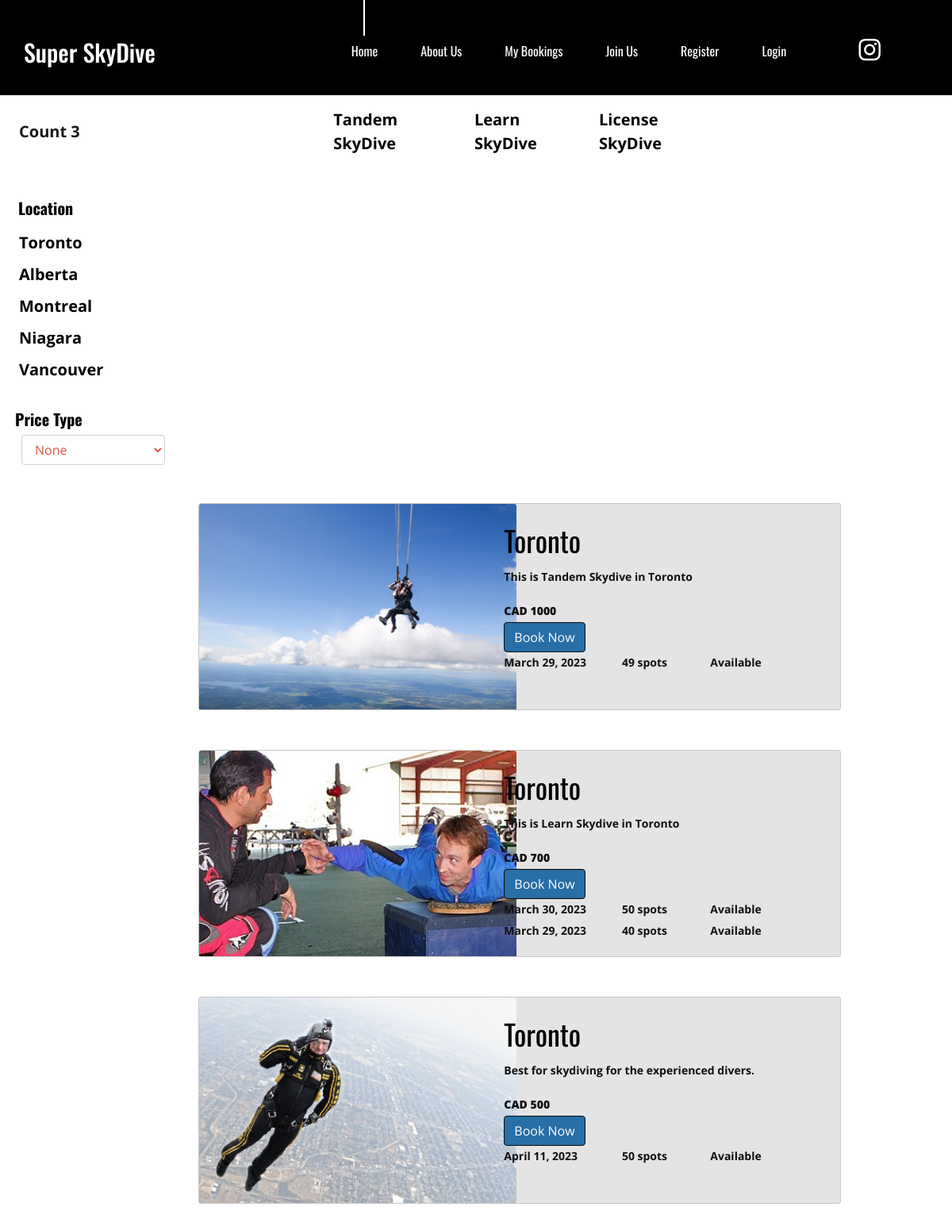
Screenshot of /skydive/search/Toronto with the database file from the repository.
### skydive/models.py (models this page shows, shortened)
class Destination(models.Model):
    id = models.IntegerField(primary_key=True)
    province = models.CharField(max_length=20)
    img = models.ImageField(upload_to='pics')
    number = models.IntegerField(default=50)

class Destination_desc(models.Model):
    dest_id = models.AutoField(primary_key=True)
    province = models.CharField(max_length=20)
    price = models.IntegerField(default=2000)
    rating = models.IntegerField(default=5)
    desc = models.TextField()
    img_destin = models.ImageField(upload_to='pics')
    type_skydive = models.CharField(max_length=50, choices=SKYDIVE_TYPE)
    curr = models.CharField(max_length=10, choices=CURR_TYPE, default='cad')

class Reservation(models.Model):
    date_available = models.DateField(null=False, blank=False)
    spots_total = models.IntegerField(null=True, default=50)
    spots_free = models.IntegerField(null=True, default=50)
    destination = models.ForeignKey(Destination, related_name="destin", on_delete=models.CASCADE)
    type_skydive = models.CharField(max_length=50, choices=SKYDIVE_TYPE, default='tandemskydive')

### skydive/views.py (the view)
# urls.py: path('skydive/search/<str:destination>', views.search_loc, name='search_loc'),
def search_loc(request, destination):
    loc_desc_list = Destination_desc.objects.filter(province=destination)
    loc_list = Destination.objects.all()
    available_list = Reservation.objects.filter(destination__province=destination)
    return render(request, 'skydive/search.html', {'loc_desc_list': loc_desc_list, 'loc_list': loc_list,
                                                   'available_list': available_list, 'search_item': 'province'})

### skydive/templates/skydive/search.html (shortened to what this page needs)
    {% load static %}
    <!DOCTYPE html>
    <html lang="en">
    <head>
        <link rel="stylesheet" type="text/css" href="{% static 'styles/custom.css' %}">
        <link rel="stylesheet" type="text/css" href="{% static 'styles/bootstrap4/bootstrap.min.css' %}">
        <link href="{% static 'plugins/font-awesome-4.7.0/css/font-awesome.min.css' %}" rel="stylesheet" type="text/css">
        <link rel="stylesheet" type="text/css" href="{% static 'plugins/OwlCarousel2-2.2.1/owl.carousel.css' %}">
        <link rel="stylesheet" type="text/css" href="{% static 'plugins/OwlCarousel2-2.2.1/owl.theme.default.css' %}">
        <link rel="stylesheet" type="text/css" href="{% static 'plugins/OwlCarousel2-2.2.1/animate.css' %}">
        <link rel="stylesheet" type="text/css" href="{% static 'styles/main_styles.css' %}">
        <link rel="stylesheet" type="text/css" href="{% static 'styles/search.css' %}">
    </head>
    <body>
<header class="header">
		<div class="container">
			<div class="row">
				<div class="col">
					<div class="header_content d-flex flex-row align-items-center justify-content-start">
						<div class="header_content_inner d-flex flex-row align-items-end justify-content-start">
							<div class="logo"><a href="">Super SkyDive</a></div>
							<nav class="main_nav">
								<ul class="d-flex flex-row align-items-start justify-content-start">
									<li class="active"><a href="">Home</a></li>
									<li><a href="{%url 'skydive:about'  %}">About Us</a></li>
									<li><a href="{%url 'skydive:mybookings'  %}">My Bookings</a></li>
									<li><a href="{%url 'skydive:joinus'  %}">Join Us</a></li>
									{% if user.is_authenticated %}
										<li><a href="{%url 'skydive:logout'  %}">Logout</a></li>
									{% else %}
										<li><a href="{%url 'skydive:register'  %}">Register</a></li>
										<li><a href="{%url 'skydive:login'  %}">Login</a></li>
									{% endif %}
								</ul>
							</nav>
							{% if user.is_authenticated %}
								<div class="header_phone ml-auto">Welcome, {{user.username }}</div>
							{% else %}
								<div class="header_phone ml-auto">
									<a style="color: white; font-size:xx-large;" href="https://www.instagram.com/skydiving_gear_canada/?igshid=YmMyMTA2M2Y%3D" target="_blank">
										<i class="fa fa-instagram" aria-hidden="false"></i>
									</a>
								</div>
							{% endif %}
						</div>
					</div>
				</div>
			</div>
		</div>
	</header>
<div style="margin-top: 115px">
     <nav class="navbar navbar-expand-sm navbar-light bg-white border-bottom">
        <a class="navbar-brand ml-2 font-weight-bold" href="#">Count {{ loc_desc_list.count }} </a>
        <div class="collapse navbar-collapse" id="navbarColor" style="padding-right: 280px" >
            <ul class="navbar-nav">
                <li class="nav-item"><a class="nav-link" href="{% url 'skydive:type_skydive' 'tandemskydive' 1 %}">Tandem SkyDive</a> </li>
                <li class="nav-item"><a class="nav-link" href="{% url 'skydive:type_skydive' 'learnskydive' 2 %}">Learn SkyDive</a> </li>
                <li class="nav-item"><a class="nav-link" href="{% url 'skydive:type_skydive' 'licenseskydive' 3 %}">License SkyDive</a> </li>
            </ul>
        </div>
    </nav>
</div>
    <section id="sidebar">
        <div>
            <h6 class="p-1 border-bottom" style="font-size: 20px;font-weight: bold">Location</h6>
            {% for loc in loc_list %}
            <ul>
                <li><a href="{% url 'skydive:search_loc' loc.province %}">{{ loc.province }}</a></li>
            </ul>
            {% endfor %}
        </div>
        <div>
            <h6 style="font-size: 20px;font-weight: bold;padding-top: 30px">Price Type</h6>
            <form action="{% url 'skydive:search' %}" class="ml-md-2" method="GET">
                <select name="price" class="form-control" style="width: 85%" onchange="this.form.submit()" >
                    <option value="1">None</option>
               </select>
            </form>
        </div>
    </section>
    <div id="products">
    <div class="container mt-5">
        {% for loc_desc in loc_desc_list %}
          <div class="card mt-4" style="margin-bottom: 50px">
               <div class="row">
                     <div class="col-md-4">
                          <img src={{ loc_desc.img_destin.url }} class="card-img-top">
                     </div>
                     <div class="col-md-8">
                        <div class="card-body" style="padding-left: 105px">
                            <h3 class="card-title mt-3"> {{ loc_desc.province }}</h3>
                            <p>{{ loc_desc.desc }} </p>
                            <p><b>{{ loc_desc.curr| upper }} {{ loc_desc.price }}</b></p>
                            <a href="{% url 'skydive:booking' loc_desc.dest_id %}"><button class="btn btn-success">Book Now</button></a>
                         {% for avail in available_list %}
                            {% if search_item == 'province' %}
                            <div class="row">
                            {% if loc_desc.type_skydive == avail.type_skydive %}
                                 <div class="col-4">
                                     <p>{{ avail.date_available }} </p>
                                 </div>
                                <div class="col-3">
                                     <p>{{ avail.spots_free }} spots </p>
                                </div>
                                {% if avail.spots_free > 0 %}
                                    <div class="col-3">
                                           <p> Available</p>
                                    </div>
                                 {% else %}
                                    <div class="col-3">
                                     <p> No spots available</p>
                                    </div>
                                {% endif %}
                            {% endif %}
                            </div>
                        {% endif %}
                        {% endfor %}
                        </div>
                     </div>
            </div>
        </div>
        {% endfor %}
       </div>
    </div>
    </body>
    </html>

### static/styles/custom.css (style rules this page uses)
.navbar-light .navbar-nav .nav-link { color: rgba(0,0,0,1) !important; font-weight: bold; font-size: 20px; }

### static/styles/main_styles.css (style rules this page uses)
* { margin: 0; padding: 0; -webkit-font-smoothing: antialiased; -webkit-text-shadow: rgba(0,0,0,.01) 0 0 1px; text-shadow: rgba(0,0,0,.01) 0 0 1px; }
body { font-family: 'Open Sans', sans-serif; font-size: 14px; font-weight: 400; background: #FFFFFF; color: #a5a5a5; }
div { display: block; position: relative; -webkit-box-sizing: border-box; -moz-box-sizing: border-box; box-sizing: border-box; }
ul { list-style: none; margin-bottom: 0px; }
p { font-family: 'Open Sans', sans-serif; font-size: 14px; line-height: 1.9285; font-weight: 700; color: #101010; -webkit-font-smoothing: antialiased; -webkit-text-shadow: rgba(0,0,0,.01) 0 0 1px; text-shadow: rgba(0,0,0,.01) 0 0 1px; }
p:last-of-type { margin-bottom: 0; }
a, a:hover, a:visited, a:active, a:link { text-decoration: none; -webkit-font-smoothing: antialiased; -webkit-text-shadow: rgba(0,0,0,.01) 0 0 1px; text-shadow: rgba(0,0,0,.01) 0 0 1px; }
h3 { font-size: 36px; }
h1, h2, h3, h4, h5, h6 { font-family: 'Oswald', sans-serif; font-weight: 400; -webkit-font-smoothing: antialiased; -webkit-text-shadow: rgba(0,0,0,.01) 0 0 1px; text-shadow: rgba(0,0,0,.01) 0 0 1px; }
.form-control { color: #db5246; }
section { display: block; position: relative; box-sizing: border-box; }
.header { position: fixed; background-color: black !important; top: 0; left: 0; width: 100%; z-index: 100; -webkit-transition: all 200ms ease; -moz-transition: all 200ms ease; -ms-transition: all 200ms ease; -o-transition: all 200ms ease; transition: all 200ms ease; }
.header_content { width: 100%; height: 120px; -webkit-transition: all 200ms ease; -moz-transition: all 200ms ease; -ms-transition: all 200ms ease; -o-transition: all 200ms ease; transition: all 200ms ease; }
.header_content_inner { width: 100%; }
.logo a { font-family: 'Oswald', sans-serif; font-size: 30px; font-weight: 500; color: #FFFFFF; line-height: 0.75; }
.main_nav { margin-left: 242px; }
.main_nav ul li { position: relative; }
.main_nav ul li::after { display: block; position: absolute; left: 50%; -webkit-transform: translateX(-50%); -moz-transform: translateX(-50%); -ms-transform: translateX(-50%); -o-transform: translateX(-50%); transform: translateX(-50%); top: -104px; width: 2px; height: 0px; background: #FFFFFF; content: ''; visibility: hidden; opacity: 0; -webkit-transition: all 200ms ease; -moz-transition: all 200ms ease; -ms-transition: all 200ms ease; -o-transition: all 200ms ease; transition: all 200ms ease; }
.main_nav ul li.active::after, .main_nav ul li:hover::after { height: 100px; visibility: visible; opacity: 1; }
.main_nav ul li:not(:last-child) { margin-right: 54px; }
.main_nav ul li a { font-family: 'Oswald', sans-serif; font-size: 16px; font-weight: 400; color: #FFFFFF; white-space: nowrap; }
.header_phone { margin-right: 60px; font-family: 'Oswald', sans-serif; font-size: 18px; font-weight: 500; color: #FFFFFF; }

### static/styles/search.css (style rules this page uses)
* { box-sizing: border-box; }
body { color: black; }
#sidebar { padding-top: 29px; width: 20%; padding-left: 19px; margin: 0; float: left; }
#products { width: 70%; padding: 0px !important; margin: 0; float: right; margin-right: 125px; }
ul { list-style: none; padding: 5px; font-size: 20px; font-weight: bold; }
li a { color: black; text-decoration: none; }
@media (min-width:991px) { .navbar-nav { margin-left: 35%; } }
@media (min-width:991px) { .nav-item { padding-left: 20px; } }
@media (min-width:991px) { .card-img-top { width: 400px; height: 259px; object-fit: cover; } }

### rows the page displays
Destination: province "Toronto"
Destination: province "Alberta"
Destination: province "Montreal"
Destination: province "Niagara"
Destination: province "Vancouver"
Destination_desc: img_destin (picture), province "Toronto", desc "This is Tandem Skydive in Toronto", curr "CAD", price "1000"
Reservation: date_available "March 29, 2023", spots_free "49", shows "Available"
Destination_desc: img_destin (picture), province "Toronto", desc "This is Learn Skydive in Toronto", curr "CAD", price "700"
Reservation: date_available "March 30, 2023", spots_free "50", shows "Available"
Reservation: date_available "March 29, 2023", spots_free "40", shows "Available"
Destination_desc: img_destin (picture), province "Toronto", desc "Best for skydiving for the experienced divers.", curr "CAD", price "500"
Reservation: date_available "April 11, 2023", spots_free "50", shows "Available"

### other values shown
{{ loc_desc_list.count }} "3"
